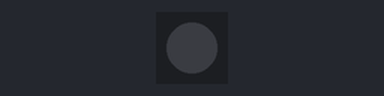
A sketch run on a simulated ESP32. Parts: 1 RGB LEDs in strip order, left to right. Dim RGB values are drawn brighter than linear.

Above: at 0.15 s.
At 20.76 s:
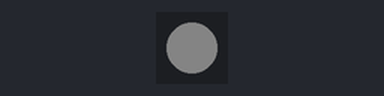
At 39.84 s:
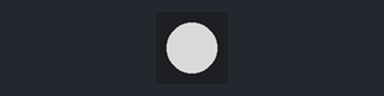
Timing chart, 0 to 40.0 s (numbered marks = the images above):
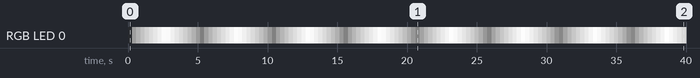

The sketch:

2_breathing_light.ino
```cpp
/*
  WDIY ESP32-CAM Plugin Robot
  Control the brightness of the RGB LED
  https://github.com/abourdim/wdiy_esp32_cam_robot
*/
#include <Adafruit_NeoPixel.h>

#define RGB_PIN   4
#define RGB_COUNT 1

Adafruit_NeoPixel pixel(RGB_COUNT, RGB_PIN, NEO_GRB + NEO_KHZ800);

// Paint the single pixel white at brightness `v` (0..255). setBrightness()
// would do the same job, but it is applied at show() time against the stored
// colour and repeated rescaling of an already-scaled value loses steps -- so
// the level goes straight into the colour instead.
static void level(uint8_t v) {
  pixel.setPixelColor(0, pixel.Color(v, v, v));
  pixel.show();
}

void setup() {
  pixel.begin();
  pixel.show();
}

void loop() {
  for (int i = 0; i < 255; i++) {  // fade up
    level(i);
    delay(10);
  }
  for (int i = 255; i > 1; i--) {  // fade down
    level(i);
    delay(10);
  }
}
```

Measured:
- by itself, RGB LED 0: off → RGB(30, 30, 30) at 0.30 s, → RGB(60, 60, 60) 0.30 s later, → RGB(90, 90, 90) 0.30 s later, → RGB(120, 120, 120) 0.30 s later, … (132 changes in this stretch)
